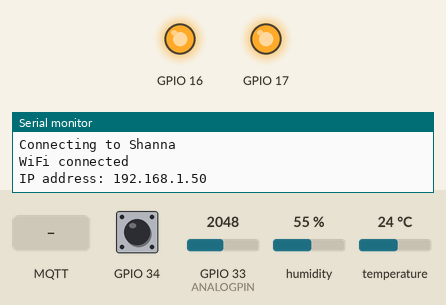
This sketch was run on a simulated ESP32. Shown: output pins drawn as LEDs (lit = HIGH), the last lines printed to the serial monitor. Inputs (shaded band) come from the test bench; at power-on: GPIO 33 (ANALOGPIN) = 2048, GPIO 34 HIGH, humidity 55 %, temperature 24 °C. WiFi joins after 1.5 s; servers stay silent unless stated; no MQTT or app messages arrive unless stated.

Above: at 3.2 s.
3.3 s: MQTT message "on" arrives on the first subscribed topic
At 5.8 s:
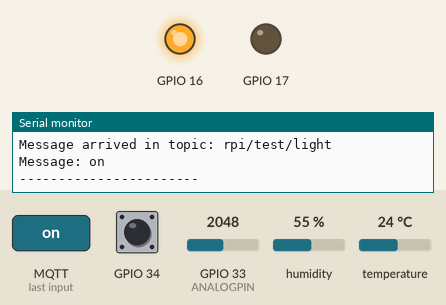
20.6 s: MQTT message "on" arrives on the second subscribed topic
At 21.8 s:
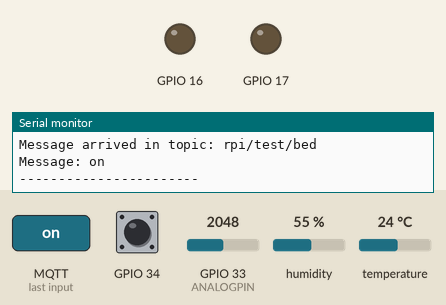
22.1 s: MQTT message "rpi/test/light" arrives on the first subscribed topic
At 23.3 s:
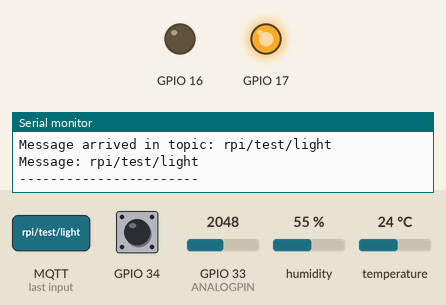
23.6 s: MQTT message "rpi/test/light" arrives on the second subscribed topic
At 25.1 s:
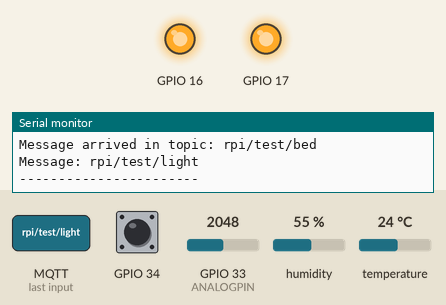
Timing chart, 0 to 26.1 s (numbered marks = the images above; inputs shaded):
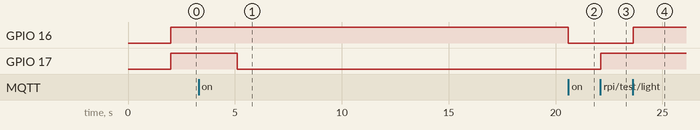

The sketch:

livingroom.ino
```cpp
#include<WiFi.h>
#include <PubSubClient.h>
#include <Adafruit_Sensor.h>
#include <DHT22.h>
#define DHTPIN 4
int ppm=0, lpg=0;

#define ANALOGPIN 33
const char* ssid = "Shanna";
const char* password =  "pv@1968_";
const char* mqttServer = "192.168.1.8";
const int mqttPort = 1883;
WiFiClient espClient;
const char* mqttClientName = "ESP32-Client-LivingRoom";
PubSubClient client(espClient);
long lastReconnectAttempt = 0,t=0,t_prev=0;
int alert;
DHT22 dht22(DHTPIN);
void callback(char* topic, byte* payload, unsigned int length) {
  Serial.print("Message arrived in topic: ");
  Serial.println(topic);

  Serial.print("Message: ");
  char message[length + 1];
  memcpy(message, payload, length);
  message[length] = '\0';
  Serial.println(message);
  if(strcmp(topic,"rpi/test/light")==0){
  if (strcmp(message, "on") == 0) {
    digitalWrite(17,LOW);
  }
  else{
    digitalWrite(17,HIGH);
  }
  }
  else if(strcmp(topic,"rpi/test/bed")==0){
    if (strcmp(message, "on") == 0) {
    digitalWrite(16,LOW);
  }
  else{
    digitalWrite(16,HIGH);
  }
  }
   else if(strcmp(topic,"rpi/alert")==0){
    if (strcmp(message, "check") == 0) {

    }
    if (strcmp(message, "reset") == 0) {
      alert = 0;
    }
   }

  Serial.println("-----------------------");
}

void reconnect() {
  if (!client.connected()) {
    Serial.print("Attempting MQTT connection...");
    if (client.connect(mqttClientName)) {
      Serial.println("connected");
      client.subscribe("rpi/test/light");
      client.subscribe("rpi/test/bed");
      client.subscribe("rpi/alert");
    } else {
      Serial.print("failed, rc=");
      Serial.print(client.state());
      Serial.println(" try again in 5 seconds");
    }
  }
}

void setup() {
  Serial.begin(115200);

  Serial.println();
  Serial.print("Connecting to ");
  Serial.println(ssid);


  WiFi.begin(ssid, password);

  while (WiFi.status() != WL_CONNECTED) {
    delay(100);
    yield();

  }
  Serial.println("");
  Serial.println("WiFi connected");
  Serial.print("IP address: ");
  Serial.println(WiFi.localIP());
  delay(500);
  pinMode(17,OUTPUT);
  pinMode(16,OUTPUT);
  pinMode(34,INPUT);
  pinMode(33,INPUT);
   pinMode(13,INPUT);
  digitalWrite(17,HIGH);
  digitalWrite(16,HIGH);
  client.setServer(mqttServer, mqttPort);
  client.setCallback(callback);

  lastReconnectAttempt = 0;
}

void loop() {
  int x = digitalRead(34);
  alert = x==0?1:alert;
  if (!client.connected()) {
    long now = millis();
    if (now - lastReconnectAttempt > 5000) {
      lastReconnectAttempt = now;
      reconnect();

    }
  } else {
    client.loop();
  }

  t = millis();


    for(int i=0;i<10;i++){
       ppm += analogRead(33);
      delay(2);
      yield();
    }
    ppm/=10;
    ppm=ppm*2;

    for(int i=0;i<10;i++){
       lpg += analogRead(33);
      delay(2);
      yield();
    }
    lpg/=10;
    lpg=lpg*2;

  if(t-t_prev>10000){
    t_prev=t;
    float temp = dht22.getTemperature();
    yield();
    float h = dht22.getHumidity();
    yield();

    Serial.println(ppm);
    if(alert==1){
     client.publish("esp/alert","alert");
     Serial.println("alert");
    }
    else{
        client.publish("esp/alert","");
    }
    if(!isnan(temp) && !isnan(h)){
      char buf[32];
      snprintf(buf, sizeof(buf), "%.2f,%.2f,%d,%d", temp, h,ppm,lpg);
      client.publish("esp/weather",buf);

    }


  }


}
```

Measured:
- after the input at 3.3 s, GPIO 17: HIGH → LOW after 1.8 s
- after the input at 20.6 s, GPIO 16: HIGH → LOW at once
- after the input at 22.1 s, GPIO 17: LOW → HIGH at once
- after the input at 23.6 s, GPIO 16: LOW → HIGH at once
